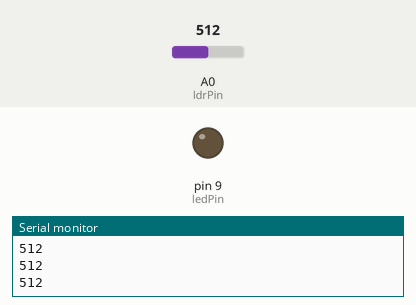
A sketch run on a simulated Arduino Uno, built with avr-gcc and run on an emulated ATmega328P. On the bench: output pins drawn as LEDs (lit = HIGH), the last lines printed to the serial monitor. The test bench sets the inputs (shaded band); at power-on: A0 (ldrPin) = 512.

Above: at 1.2 s.
1.3 s: A0 (ldrPin) set to 489
At 2.5 s:
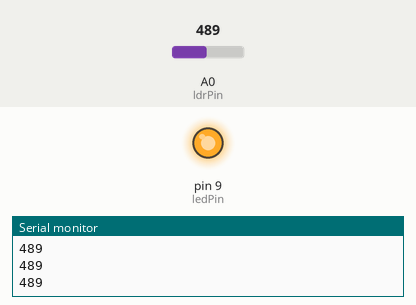
2.9 s: A0 (ldrPin) set to 510
At 3.8 s:
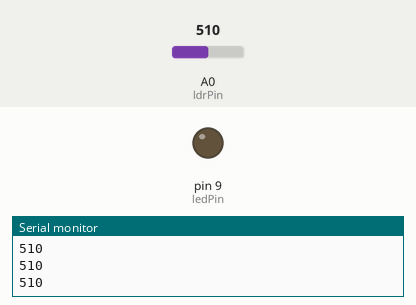
4.5 s: A0 (ldrPin) set to 490
At 5.1 s:
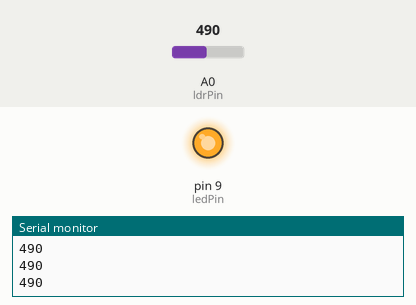
Timing chart, 0 to 7.5 s (numbered marks = the images above; inputs shaded):
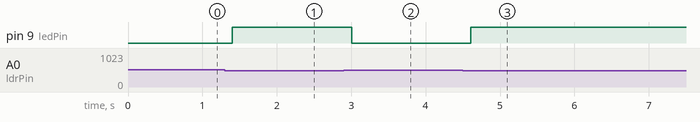

The sketch:

Project1.ino
```cpp
//Declare variables for pins
int ldrPin = A0;
int ledPin = 9;

void setup() {
  pinMode(ledPin, OUTPUT);
// Initialize serial communication
  Serial.begin(9600);
}

void loop() {
// Read the photoresistor value
  int ldrValue = analogRead(ldrPin);
// Print the value in serial monitor
  Serial.println(ldrValue);

  if (ldrValue < 500) {
    digitalWrite(ledPin, HIGH);
  } else {
    digitalWrite(ledPin, LOW);
  }
// wait before reading the values again
  delay(200);
}
```

Measured:
- the behaviour switches between 500 and 499 on A0 (ldrPin) (found by bisection; images 0 and 1)
- after the input at 1.3 s, pin 9 (ledPin): LOW → HIGH after 0.10 s
- after the input at 2.9 s, pin 9 (ledPin): HIGH → LOW after 0.10 s
- after the input at 4.5 s, pin 9 (ledPin): LOW → HIGH after 0.11 s
